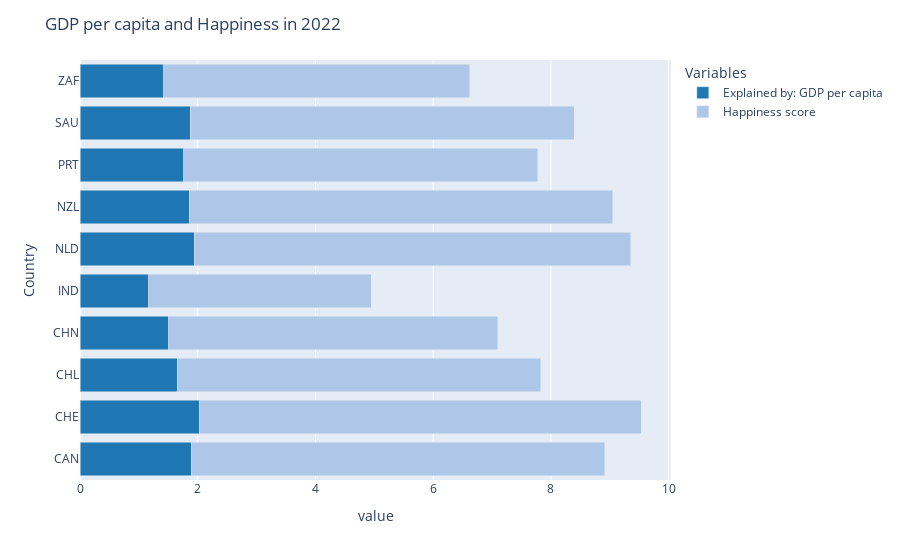

Source (notebook cell):
### Code cell
df2 = pd.read_csv('happiness_2022-def.csv')

# sort by country
df2 = df2.sort_values('Country')

# create stacked bar chart
fig = px.bar(df2, x=['Explained by: GDP per capita', 'Happiness score'], y='Country', orientation='h', 
             barmode='stack', color_discrete_map={'Explained by: GDP per capita': '#1F77B4', 'Happiness score': '#AEC7E8'})


#edit chart
fig.update_layout(title='GDP per capita and Happiness in 2022')
fig.update_layout(legend=dict(title='Variables'))


fig.show()

### Figure 1 — Plotly figure (JSON) as saved in the notebook; plotly's stock layout.template omitted (floating-point values rounded to 4 significant figures)
{"data": [{"alignmentgroup": "True", "hovertemplate": "variable=Explained by: GDP per capita<br>value=%{x}<br>Country=%{y}<extra></extra>", "legendgroup": "Explained by: GDP per capita", "marker": {"color": "#1F77B4", "pattern": {"shape": ""}}, "name": "Explained by: GDP per capita", "offsetgroup": "Explained by: GDP per capita", "orientation": "h", "showlegend": true, "textposition": "auto", "type": "bar", "x": [1.886, 2.026, 1.651, 1.508, 1.167, 1.945, 1.852, 1.76, 1.87, 1.425], "xaxis": "x", "y": ["CAN", "CHE", "CHL", "CHN", "IND", "NLD", "NZL", "PRT", "SAU", "ZAF"], "yaxis": "y"}, {"alignmentgroup": "True", "hovertemplate": "variable=Happiness score<br>value=%{x}<br>Country=%{y}<extra></extra>", "legendgroup": "Happiness score", "marker": {"color": "#AEC7E8", "pattern": {"shape": ""}}, "name": "Happiness score", "offsetgroup": "Happiness score", "orientation": "h", "showlegend": true, "textposition": "auto", "type": "bar", "x": [7.025, 7.512, 6.172, 5.585, 3.777, 7.415, 7.2, 6.016, 6.523, 5.194], "xaxis": "x", "y": ["CAN", "CHE", "CHL", "CHN", "IND", "NLD", "NZL", "PRT", "SAU", "ZAF"], "yaxis": "y"}], "layout": {"barmode": "stack", "legend": {"title": {"text": "Variables"}, "tracegroupgap": 0}, "margin": {"t": 60}, "title": {"text": "GDP per capita and Happiness in 2022"}, "xaxis": {"anchor": "y", "domain": [0, 1], "title": {"text": "value"}}, "yaxis": {"anchor": "x", "domain": [0, 1], "title": {"text": "Country"}}}}
